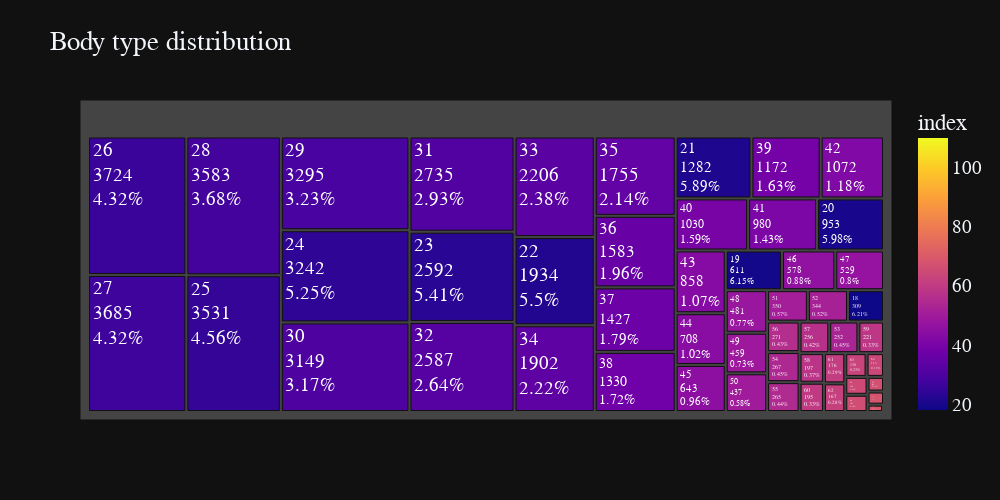

The cell this chart's notebook holds for it:
### Code cell
age_df=cupid_df['age'].value_counts()
fig=px.treemap(age_df,
               path=[age_df.index],
               values=age_df.values,
               title="Age distribution",
               color=age_df.index,
               color_discrete_sequence=px.colors.sequential.PuBuGn,
               template='plotly_dark',
               width=1000, height=500
              )

percents = np.round((100*age_df.values / sum(age_df.values)).tolist(),2)
fig.data[0].customdata = percents
fig.data[0].texttemplate = '%{label}<br>%{value}<br>%{customdata}%'
fig.update_layout(font=dict(size=19,family="Franklin Gothic"))
fig.show()

### Figure 1 — Plotly figure (JSON) as saved in the notebook; plotly's stock layout.template omitted (floating-point values rounded to 4 significant figures)
{"data": [{"branchvalues": "total", "customdata": [6.21, 6.15, 5.98, 5.89, 5.5, 5.41, 5.25, 4.56, 4.32, 4.32, 3.68, 3.23, 3.17, 2.93, 2.64, 2.38, 2.22, 2.14, 1.96, 1.79, 1.72, 1.63, 1.59, 1.43, 1.18, 1.07, 1.02, 0.96, 0.88, 0.8, 0.77, 0.73, 0.58, 0.57, 0.52, 0.45, 0.45, 0.44, 0.43, 0.42, 0.37, 0.33, 0.33, 0.29, 0.28, 0.23, 0.19, 0.18, 0.18, 0.11, 0.1, 0.05, 0, 0], "domain": {"x": [0, 1], "y": [0, 1]}, "hovertemplate": "labels=%{label}<br>value=%{value}<br>parent=%{parent}<br>id=%{id}<br>index=%{color}<extra></extra>", "ids": ["18", "19", "20", "21", "22", "23", "24", "25", "26", "27", "28", "29", "30", "31", "32", "33", "34", "35", "36", "37", "38", "39", "40", "41", "42", "43", "44", "45", "46", "47", "48", "49", "50", "51", "52", "53", "54", "55", "56", "57", "58", "59", "60", "61", "62", "63", "64", "65", "66", "67", "68", "69", "109", "110"], "labels": ["18", "19", "20", "21", "22", "23", "24", "25", "26", "27", "28", "29", "30", "31", "32", "33", "34", "35", "36", "37", "38", "39", "40", "41", "42", "43", "44", "45", "46", "47", "48", "49", "50", "51", "52", "53", "54", "55", "56", "57", "58", "59", "60", "61", "62", "63", "64", "65", "66", "67", "68", "69", "109", "110"], "marker": {"coloraxis": "coloraxis", "colors": [18, 19, 20, 21, 22, 23, 24, 25, 26, 27, 28, 29, 30, 31, 32, 33, 34, 35, 36, 37, 38, 39, 40, 41, 42, 43, 44, 45, 46, 47, 48, 49, 50, 51, 52, 53, 54, 55, 56, 57, 58, 59, 60, 61, 62, 63, 64, 65, 66, 67, 68, 69, 109, 110]}, "name": "", "parents": ["", "", "", "", "", "", "", "", "", "", "", "", "", "", "", "", "", "", "", "", "", "", "", "", "", "", "", "", "", "", "", "", "", "", "", "", "", "", "", "", "", "", "", "", "", "", "", "", "", "", "", "", "", ""], "texttemplate": "%{label}<br>%{value}<br>%{customdata}%", "type": "treemap", "values": [309, 611, 953, 1282, 1934, 2592, 3242, 3531, 3724, 3685, 3583, 3295, 3149, 2735, 2587, 2206, 1902, 1755, 1583, 1427, 1330, 1172, 1030, 980, 1072, 858, 708, 643, 578, 529, 481, 459, 437, 350, 344, 252, 267, 265, 271, 256, 197, 221, 195, 176, 167, 138, 113, 109, 105, 66, 59, 31, 1, 1]}], "layout": {"coloraxis": {"colorbar": {"title": {"text": "index"}}, "colorscale": [[0, "#0d0887"], [0.1111, "#46039f"], [0.2222, "#7201a8"], [0.3333, "#9c179e"], [0.4444, "#bd3786"], [0.5556, "#d8576b"], [0.6667, "#ed7953"], [0.7778, "#fb9f3a"], [0.8889, "#fdca26"], [1, "#f0f921"]]}, "font": {"family": "Franklin Gothic", "size": 19}, "height": 500, "legend": {"tracegroupgap": 0}, "title": {"text": "Body type distribution"}, "treemapcolorway": ["rgb(255,247,251)", "rgb(236,226,240)", "rgb(208,209,230)", "rgb(166,189,219)", "rgb(103,169,207)", "rgb(54,144,192)", "rgb(2,129,138)", "rgb(1,108,89)", "rgb(1,70,54)"], "width": 1000}}
